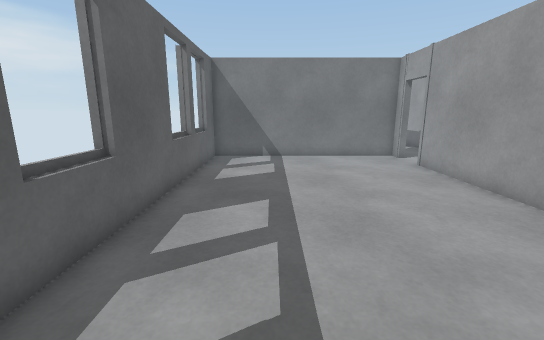
[1] (above)

18 first-person views from a walk through a 3-D level made in the Unity game engine. The camera is 1.2 m above the floor, tilts 12° down and sees 90° across. The floor is counted in squares, 0.5 m on a side. Each view is taken from the middle of a square. On the plan, view 1 faces up. The plan holds only what a view shows up to about 18 squares ahead; the rest is blank. The place goes on beyond the plan. The player character is not drawn. Some animated figures are left out.

[2]
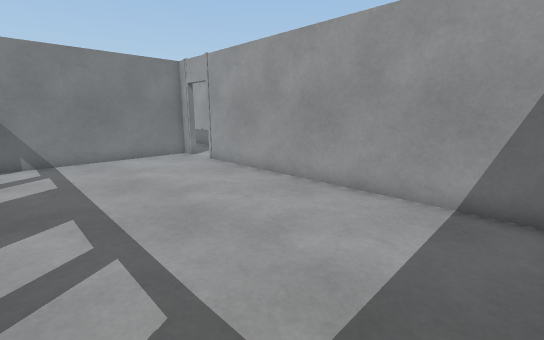

[3]
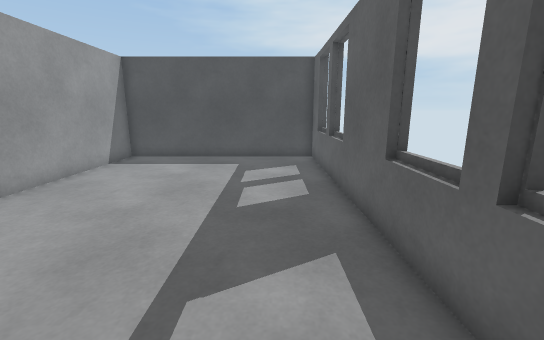

[4]
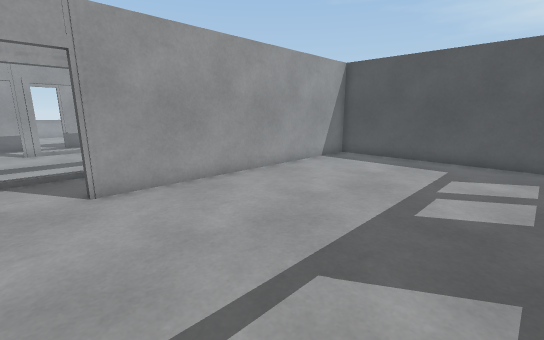

[5]
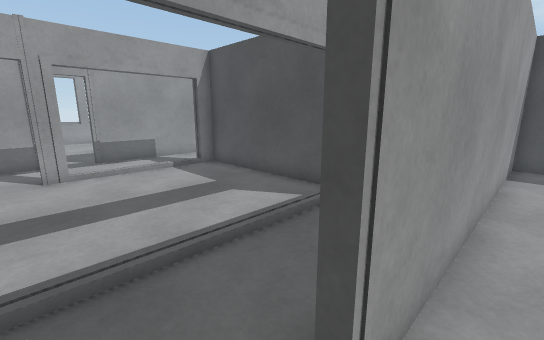

[6]
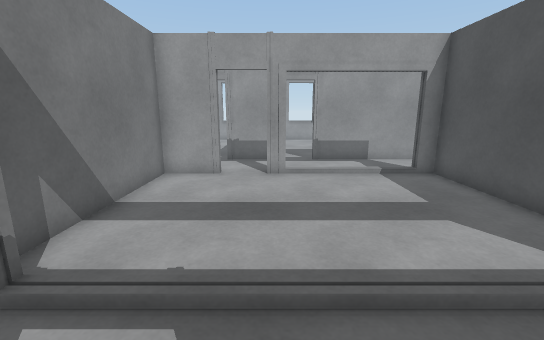

[7]
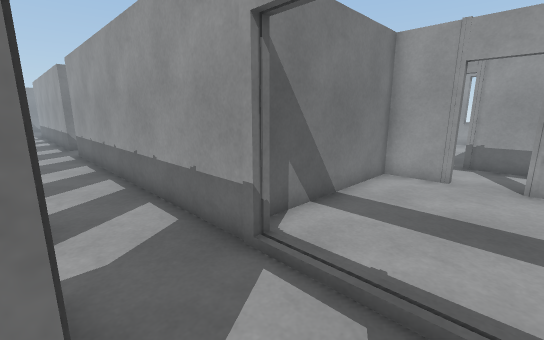

[8]
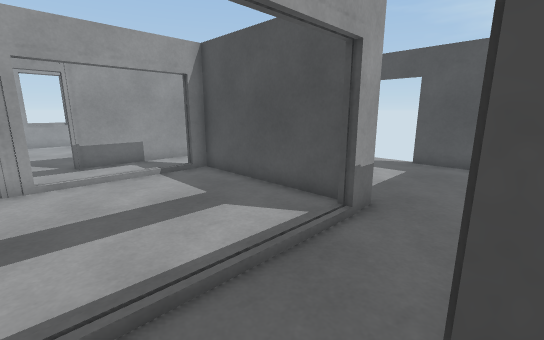

[9]
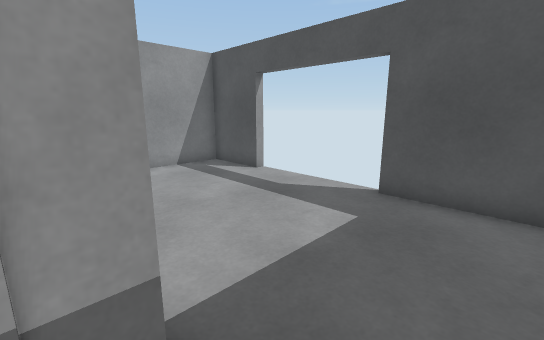

[10]
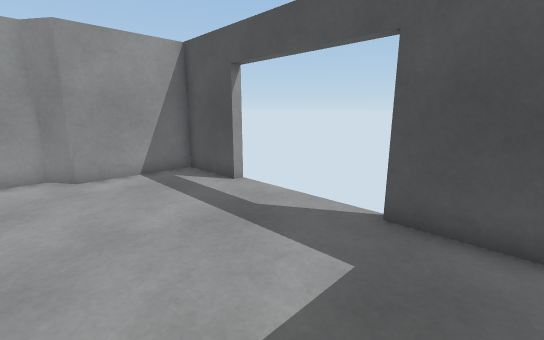

[11]
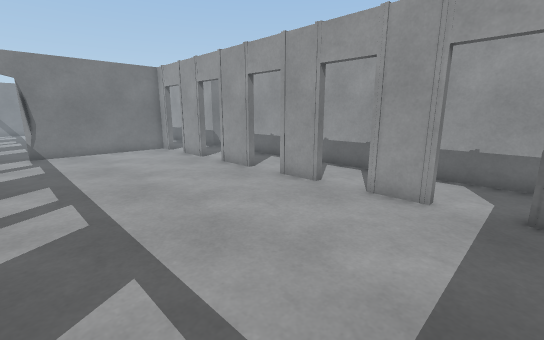

[12]
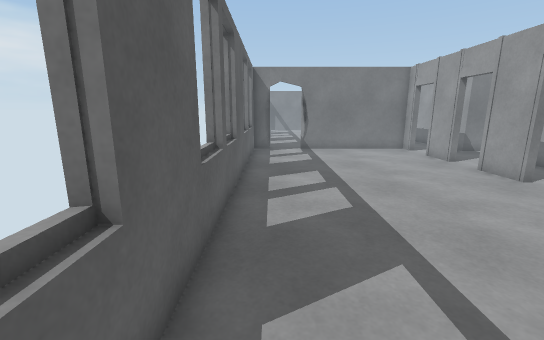

[13]
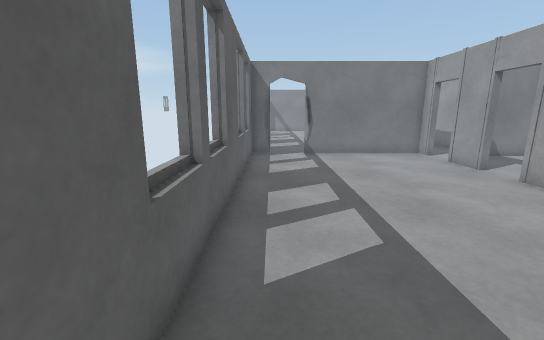

[14]
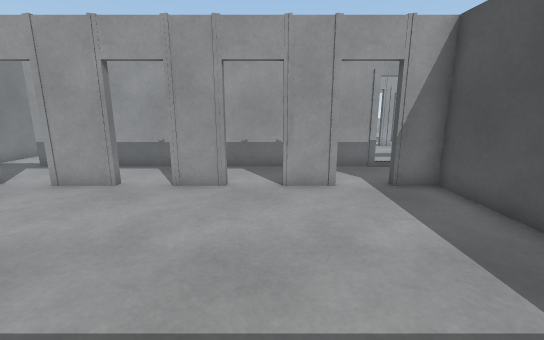

[15]
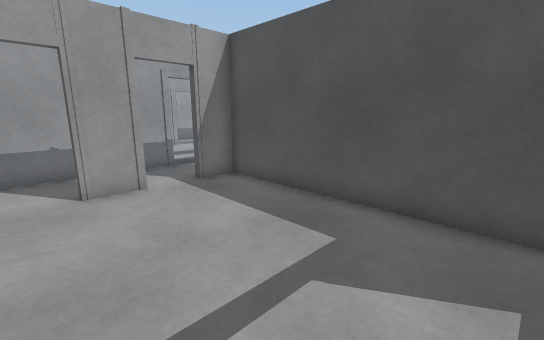

[16]
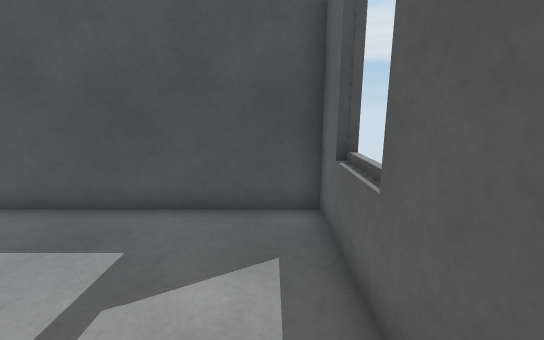

[17]
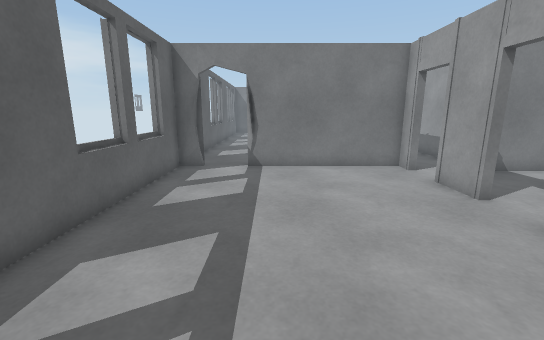

[18]
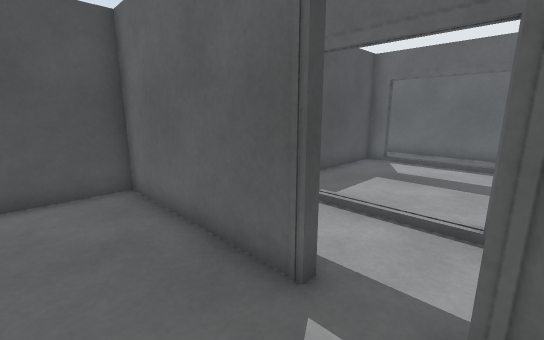

### Floor plan
Points are (right, up) in squares from view 1. A wall is a line through its corners. A room is listed if a view was taken in it or the views show most of it. See-through windows are left out.
Room 1 (views 1, 2, 3, 4, 5)
walls: (-3.4, 5.5) (-3.4, 3.4); (-3.4, 10.9) (-3.4, 8.8); (6.8, 14.3) (6.8, 15.1) (-3.2, 15.1) (-3.2, -0.9) (6.8, -0.9) (6.8, 12.4)
ways out: opening at (7, 13.5) to room 2
Room 2 (views 6, 7, 8)
walls: (17.5, 12.7) (18, 12.7); (17.6, 12.4) (17.6, 13.2) (18, 13.2); (18, 15.1) (17.6, 15.1) (17.6, 17.3) (11.1, 17.3); (10.4, 16.4) (10, 16.4); (17.6, 7.4) (18, 7.4); (10, 7.4) (10.3, 7.4); (10.3, 6.5) (17.6, 6.5); (7, 11.5) (7, 7.6); (21, 12.9) (21, 14.4); (6.8, 12.4) (7.1, 12.4); (7.1, 14.3) (6.8, 14.3); (21, 7.5) (21, 10.9)
ways out: opening at (7, 13.5) to room 1; opening at (8.5, 6.5) to room 3; opening at (19.5, 6.5) to room 3; opening at (8.5, 16) to room 4; opening at (21, 11.5) to room 5; opening at (19.5, 15)
Room 3 (views 9, 10)
walls: (10, 6.1) (10, 7.4); (16.8, -1.4) (16.8, -0.9) (20, -0.9) (20, 3.3) (21, 4) (21, 7.5); (7.8, -0.9) (11.4, -0.9); (7, 7.6) (7, 6.1)
ways out: opening at (8.5, 6.5) to room 2; opening at (19.5, 6.5) to room 2; gap at (11, -1); gap at (17, -1)
Room 4 (views 11, 12, 13, 14, 15, 16, 17)
walls: (7.1, 26.2) (6.8, 26.2) (6.8, 28.4); (7.1, 22.5) (6.8, 22.5) (6.8, 24.4); (-3.4, 23.7) (-3.4, 22); (-3.4, 26.4) (-3.4, 25.1); (7.1, 30.2) (6.8, 30.2) (6.8, 32.4); (6.8, 18.9) (6.8, 20.6) (7.1, 20.6); (-3.4, 19.1) (-3.4, 16.9); (-3.4, 31) (-3.4, 29.1); (6.8, 34.1) (6.8, 35.1) (-0.1, 35.1); (-3.4, 33.7) (-3.4, 31.9); (10, 16.4) (10, 31.5); (-3.2, 35.2) (-3.2, 15.5) (6.8, 15.5) (6.8, 16.9) (7.1, 16.9)
ways out: opening at (8.5, 16) to room 2; opening at (-1.5, 35); opening at (8.5, 34.5); opening at (10, 32.5)
Room 5 (view 18)
walls: (21, 10.9) (21.2, 10.9) (21.2, 4); (21.2, 13.2) (21.2, 12.8); (21, 4) (24.2, 4)
ways out: opening at (21, 11.5) to room 2

Where each view was taken, in squares from view 1:
view 1: 0 up, 0 right, facing up
view 2: 0 up, 1 left, facing up-right
view 3: 14 up, 1 left, facing down
view 4: 14 up, 2 left, facing down-right
view 5: 14 up, 6 right, facing down-right
view 6: 13 up, 7 right, facing right
view 7: 13 up, 7 right, facing up-right
view 8: 13 up, 7 right, facing down-right
view 9: 7 up, 8 right, facing down-right
view 10: 5 up, 9 right, facing down-right
view 11: 17 up, 1 left, facing up-right
view 12: 17 up, 2 left, facing up
view 13: 19 up, 2 left, facing up
view 14: 21 up, 2 left, facing right
view 15: 22 up, 2 left, facing down-right
view 16: 22 up, 2 left, facing down
view 17: 23 up, 1 right, facing up
view 18: 13 up, 24 right, facing down-left
